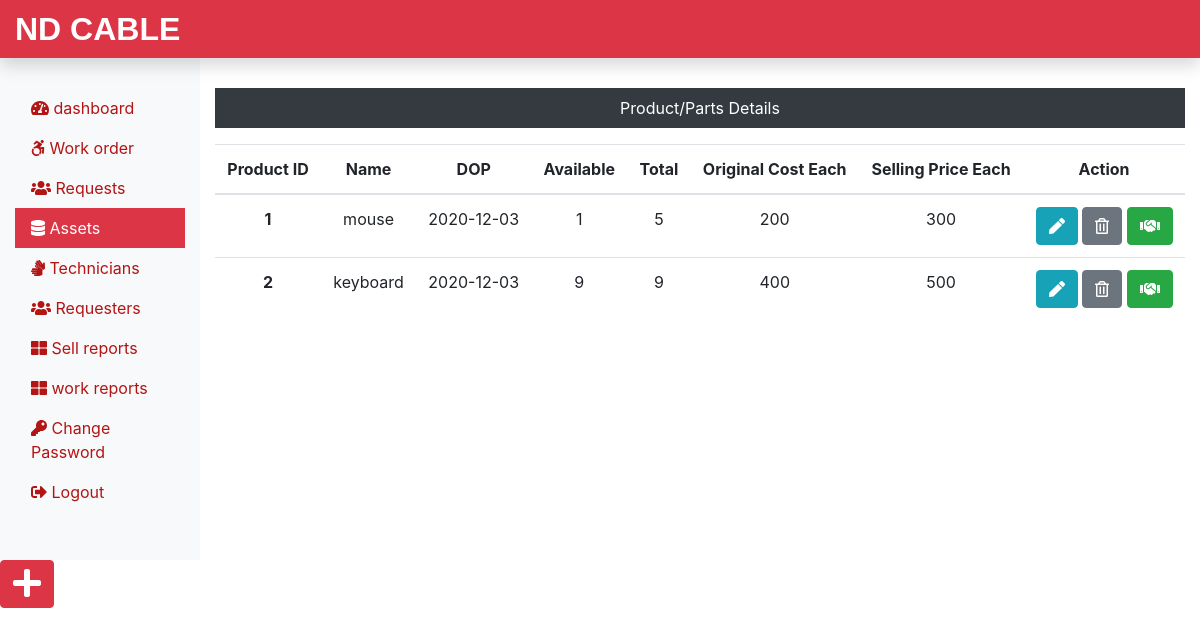
The page /Admin/assets.php (signed in) on the database its author committed.
### tables this page shows
CREATE TABLE `assets_tb` (
  `pid` int(11) NOT NULL,
  `pname` varchar(60) NOT NULL,
  `pdop` date NOT NULL,
  `pava` int(11) NOT NULL,
  `ptotal` int(11) NOT NULL,
  `poriginalcost` int(11) NOT NULL,
  `psellingcost` int(11) NOT NULL
);

### Admin/assets.php (the view, shortened to what this page needs)
<?php
include('includes/header.php');
include('../dbConnection.php');
?>
<div class="col-sm-9 col-md-10 mt-5 text-center">
  <p class=" bg-dark text-white p-2">Product/Parts Details</p>
  <?php
    $sql = "SELECT * FROM assets_tb";
    $result = $conn->query($sql);
    if($result->num_rows > 0){
  echo '<table class="table">
    <thead>
      <tr>
        <th scope="col">Product ID</th>
        <th scope="col">Name</th>
        <th scope="col">DOP</th>
        <th scope="col">Available</th>
        <th scope="col">Total</th>
        <th scope="col">Original Cost Each</th>
        <th scope="col">Selling Price Each</th>
        <th scope="col">Action</th>
      </tr>
    </thead>
    <tbody>';
    while($row = $result->fetch_assoc()){
      echo '<tr>
        <th scope="row">'.$row["pid"].'</th>
        <td>'.$row["pname"].'</td>
        <td>'.$row["pdop"].'</td>
        <td>'.$row["pava"].'</td>
        <td>'.$row["ptotal"].'</td>
        <td>'.$row["poriginalcost"].'</td>
        <td>'.$row["psellingcost"].'</td>
        <td>
          <form action="editproduct.php" method="POST" class="d-inline"> <input type="hidden" name="id" value='. $row["pid"] .'><button type="submit" class="btn btn-info" name="view" value="View"><i class="fas fa-pen"></i></button></form>
          <form action="" method="POST" class="d-inline"><input type="hidden" name="id" value='. $row["pid"] .'><button type="submit" class="btn btn-secondary" name="delete" value="Delete"><i class="far fa-trash-alt"></i></button></form>
          <form action="sellproduct.php" method="POST" class="d-inline"><input type="hidden" name="id" value='. $row["pid"] .'><button type="submit" class="btn btn-success" name="issue" value="Issue"><i class="fas fa-handshake"></i></button></form>
        </td>
      </tr>';
    }
    echo '</tbody>
  </table>';
  } else {
    echo "0 Result";
  }
  ?>
</div>
<div class="float-right"><a class="btn btn-danger box" href="addproduct.php"><i class="fas fa-plus fa-2x"></i></a></div>
<?php
include('includes/footer.php');
?>

### Admin/includes/header.php (shortened to what this page needs)
<!DOCTYPE html>
<html lang="en">
<head>
 <link rel="stylesheet" href="../css/bootstrap.min.css">
<link rel="stylesheet" href="../css/all.min.css">
<link rel="stylesheet" href="../css/custom.css">
</head>
<body>
<nav class="navbar navbar-dark fixed-top bg-danger flex-md-nowrap p-0 shadow">
  <a class="navbar-brand col-sm-3 col-md-2 mr-0" href="RequesterProfile.php"> ND CABLE</a>
 </nav>
 <div class="container-fluid mb-5 " style="margin-top:40px;">
  <div class="row">
   <nav class="col-sm-2 bg-light sidebar py-5 d-print-none">
    <div class="sidebar-sticky">
     <ul class="nav flex-column">
      <li class="nav-item">
       <a class="nav-link <?php if(PAGE == 'dashboard') { echo 'active'; } ?>" href="dashboard.php">
        <i class="fas fa-tachometer-alt"></i>
        dashboard <span class="sr-only">(current)</span>
       </a>
      </li>
      <li class="nav-item">
       <a class="nav-link <?php if(PAGE == 'work') { echo 'active'; } ?>" href="work.php">
        <i class="fab fa-accessible-icon"></i>
        Work order
       </a>
      </li>
      <li class="nav-item">
       <a class="nav-link <?php if(PAGE == 'request') { echo 'active'; } ?>" href="request.php">
        <i class="fas fa-users"></i>
        Requests
       </a>
      </li>
      <li class="nav-item">
       <a class="nav-link <?php if(PAGE == 'assets') { echo 'active'; } ?>" href="assets.php">
        <i class="fas fa-database"></i>
        Assets
       </a>
      </li>
      <li class="nav-item">
       <a class="nav-link <?php if(PAGE == 'technician') { echo 'active'; } ?>" href="technician.php">
        <i class="fa fa-sign-language"></i>
        Technicians
       </a>
      </li>
      <li class="nav-item">
       <a class="nav-link <?php if(PAGE == 'requester') { echo 'active'; } ?>" href="requester.php">
        <i class="fas fa-users"></i>
        Requesters
       </a>
      </li>
      <li class="nav-item">
       <a class="nav-link <?php if(PAGE == 'sellreport') { echo 'active'; } ?>" href="soldproductreport.php">
        <i class="fa fa-th-large"></i>
        Sell reports
       </a>
      </li>
      <li class="nav-item">
       <a class="nav-link <?php if(PAGE == 'workreport') { echo 'active'; } ?>" href="workreport.php">
        <i class="fa fa-th-large"></i>
        work reports
       </a>
      </li>
      <li class="nav-item">
       <a class="nav-link <?php if(PAGE == 'changepass') { echo 'active'; } ?>" href="changepass.php">
        <i class="fas fa-key"></i>
        Change Password
       </a>
      </li>
      <li class="nav-item">
       <a class="nav-link" href="../logout.php">
        <i class="fas fa-sign-out-alt"></i>
        Logout
       </a>
      </li>
     </ul>
    </div>
   </nav>

### Admin/includes/footer.php (shortened to what this page needs)
   </div>
  </div>
</body>
</html>
</body>
</html>

### css/custom.css (style rules this page uses)
.navbar-brand { font-family: 'Kanit', sans-serif; font-size: 2em; font-weight: bold; }
a { color: rgb(179, 20, 20); }
.active { color: white; background-color: #DC3545; }

### rows shown on the page
assets_tb: pid "1", pname "mouse", pdop "2020-12-03", pava "1", ptotal "5", poriginalcost "200", psellingcost "300"
assets_tb: pid "2", pname "keyboard", pdop "2020-12-03", pava "9", ptotal "9", poriginalcost "400", psellingcost "500"
